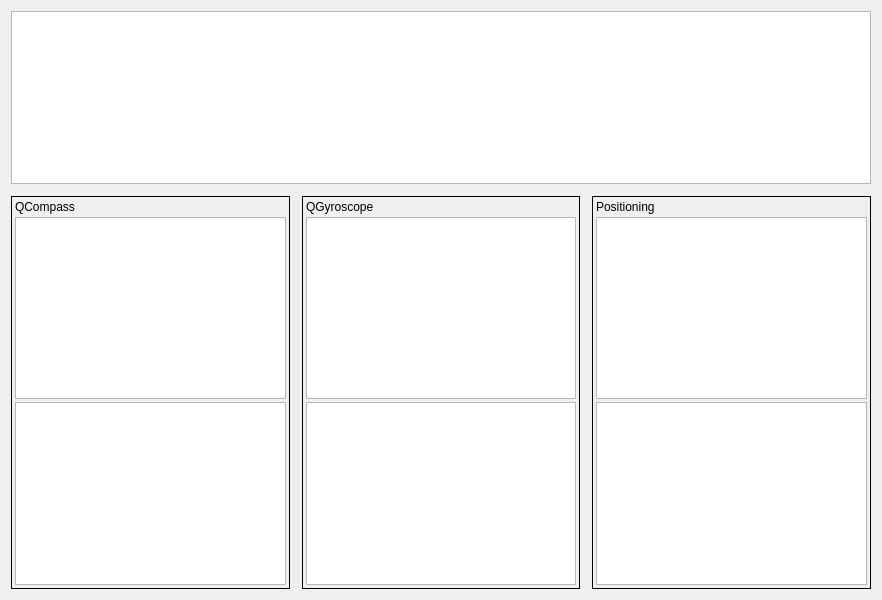
<?xml version="1.0" encoding="UTF-8"?>
<ui version="4.0">
 <class>Ivan_QtSensorTestClass</class>
 <widget class="QMainWindow" name="Ivan_QtSensorTestClass">
  <property name="geometry">
   <rect>
    <x>0</x>
    <y>0</y>
    <width>882</width>
    <height>600</height>
   </rect>
  </property>
  <property name="windowTitle">
   <string>Ivan_QtSensorTest</string>
  </property>
  <widget class="QWidget" name="centralWidget">
   <layout class="QGridLayout" name="gridLayout">
    <property name="spacing">
     <number>12</number>
    </property>
    <item row="0" column="0" colspan="3">
     <widget class="QTextEdit" name="mGlobalInitView">
      <property name="readOnly">
       <bool>true</bool>
      </property>
     </widget>
    </item>
    <item row="1" column="0">
     <widget class="QFrame" name="frame">
      <property name="frameShape">
       <enum>QFrame::Box</enum>
      </property>
      <property name="frameShadow">
       <enum>QFrame::Plain</enum>
      </property>
      <layout class="QVBoxLayout" name="verticalLayout">
       <property name="spacing">
        <number>3</number>
       </property>
       <property name="leftMargin">
        <number>3</number>
       </property>
       <property name="topMargin">
        <number>3</number>
       </property>
       <property name="rightMargin">
        <number>3</number>
       </property>
       <property name="bottomMargin">
        <number>3</number>
       </property>
       <item>
        <widget class="QLabel" name="label">
         <property name="text">
          <string>QCompass</string>
         </property>
        </widget>
       </item>
       <item>
        <widget class="QTextEdit" name="mCompassInitView">
         <property name="sizePolicy">
          <sizepolicy hsizetype="Expanding" vsizetype="Expanding">
           <horstretch>0</horstretch>
           <verstretch>0</verstretch>
          </sizepolicy>
         </property>
         <property name="readOnly">
          <bool>true</bool>
         </property>
        </widget>
       </item>
       <item>
        <widget class="QTextEdit" name="mCompassStatusView">
         <property name="sizePolicy">
          <sizepolicy hsizetype="Expanding" vsizetype="Expanding">
           <horstretch>0</horstretch>
           <verstretch>0</verstretch>
          </sizepolicy>
         </property>
         <property name="readOnly">
          <bool>true</bool>
         </property>
        </widget>
       </item>
      </layout>
     </widget>
    </item>
    <item row="1" column="1">
     <widget class="QFrame" name="frame_2">
      <property name="frameShape">
       <enum>QFrame::Box</enum>
      </property>
      <property name="frameShadow">
       <enum>QFrame::Plain</enum>
      </property>
      <layout class="QVBoxLayout" name="verticalLayout_2">
       <property name="spacing">
        <number>3</number>
       </property>
       <property name="leftMargin">
        <number>3</number>
       </property>
       <property name="topMargin">
        <number>3</number>
       </property>
       <property name="rightMargin">
        <number>3</number>
       </property>
       <property name="bottomMargin">
        <number>3</number>
       </property>
       <item>
        <widget class="QLabel" name="label_2">
         <property name="text">
          <string>QGyroscope</string>
         </property>
        </widget>
       </item>
       <item>
        <widget class="QTextEdit" name="mGyroscopeInitView">
         <property name="readOnly">
          <bool>true</bool>
         </property>
        </widget>
       </item>
       <item>
        <widget class="QTextEdit" name="mGyroscopeStatusView">
         <property name="readOnly">
          <bool>true</bool>
         </property>
        </widget>
       </item>
      </layout>
     </widget>
    </item>
    <item row="1" column="2">
     <widget class="QFrame" name="frame_3">
      <property name="frameShape">
       <enum>QFrame::Box</enum>
      </property>
      <property name="frameShadow">
       <enum>QFrame::Plain</enum>
      </property>
      <layout class="QVBoxLayout" name="verticalLayout_3">
       <property name="spacing">
        <number>3</number>
       </property>
       <property name="leftMargin">
        <number>3</number>
       </property>
       <property name="topMargin">
        <number>3</number>
       </property>
       <property name="rightMargin">
        <number>3</number>
       </property>
       <property name="bottomMargin">
        <number>3</number>
       </property>
       <item>
        <widget class="QLabel" name="label_3">
         <property name="text">
          <string>Positioning</string>
         </property>
        </widget>
       </item>
       <item>
        <widget class="QTextEdit" name="mPositionInitView">
         <property name="readOnly">
          <bool>true</bool>
         </property>
        </widget>
       </item>
       <item>
        <widget class="QTextEdit" name="mPositionStatusView">
         <property name="readOnly">
          <bool>true</bool>
         </property>
        </widget>
       </item>
      </layout>
     </widget>
    </item>
   </layout>
  </widget>
  <widget class="QMenuBar" name="menuBar">
   <property name="geometry">
    <rect>
     <x>0</x>
     <y>0</y>
     <width>882</width>
     <height>19</height>
    </rect>
   </property>
  </widget>
 </widget>
 <layoutdefault spacing="6" margin="11"/>
 <resources>
  <include location="ivan_qtsensortest.qrc"/>
 </resources>
 <connections/>
</ui>
